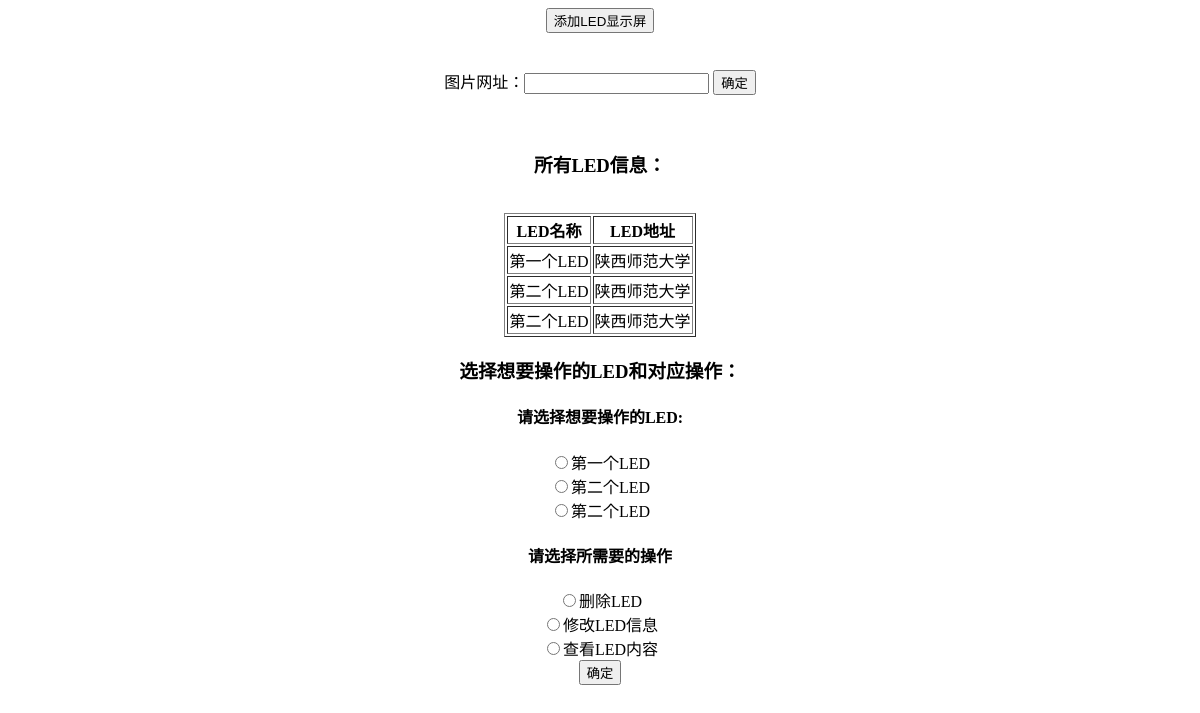
The app's page /led/2/choice/, older data.
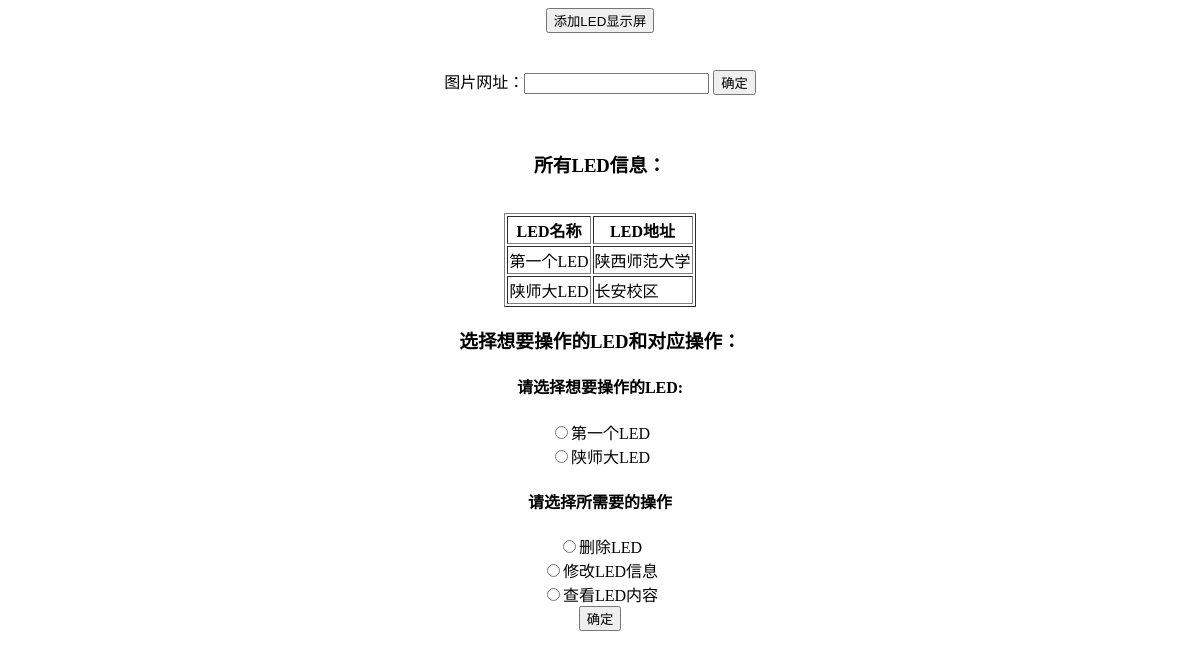
The same page, newer data.
### led/models.py (models this page shows, shortened)
class LedNumber(models.Model):
	custom = models.ForeignKey(Custom,on_delete=models.CASCADE)
	led_text = models.CharField(max_length= 100)	#LED内容
	address_text = models.CharField(max_length = 200,null = True,blank = True) #LED位置信息

### led/views.py (the view)
# urls.py: path('<int:user_id>/choice/',views.choice_page,name='choice'),
def choice_page(request,user_id):
	led_list = Custom.objects.get(pk =user_id)
	context = {
		'led_list' : led_list,
		'user_id':user_id
	}
	return render(request,'led/choice_page.html',context)

### led/templates/led/choice_page.html (shortened to what this page needs)
<!DOCTYPE html>
<html>
<head>
</head>
<body>
	<center>
	<form action="{% url 'led:add_led' user_id %}" method="post">
		<input type="button" value="添加LED显示屏" onclick="submit()">
	</form>
	<br><br>
	<form action="{% url 'led:add_picture' user_id %}" method="post" >
		图片网址：<input type="text" name="pic_url">
		<input type="submit" value="确定">
	</form>
	<br><br>
	<h3>所有LED信息：</h3>
	<table border="1">
		<tr>
			<th>LED名称</th>
			<th>LED地址</th>
		</tr>
		{% for led in led_list.lednumber_set.all %}
		<tr><td>{{led.led_text}}</td><td>{{led.address_text}}</td></tr>
		{% endfor %}
		<br>
	</table>
	<h3>选择想要操作的LED和对应操作：</h3>
	<form action="{% url 'led:led_operation' user_id %}" method="post">
		<h4>请选择想要操作的LED:</h4>
		{% for led in led_list.lednumber_set.all %}
		<input type="radio" name="led_choice" value="{{led.id}}" ><label>{{led.led_text}}</label><br>
		{% endfor %}
		<h4>请选择所需要的操作</h4>
		<input type="radio" name="op" value="d" ><label>删除LED</label><br>
		<input type="radio" name="op" value="u"><label>修改LED信息</label><br>
		<input type="radio" name="op" value="l"><label>查看LED内容</label><br>
	<input type="submit" value="确定">
</form>
</center>
</body>
</html>

Row changes from the older to the newer data that the page shows:
removed LedNumber: led_text "第二个LED", address_text "陕西师范大学"
removed LedNumber: led_text "第二个LED", address_text "陕西师范大学"
added LedNumber: led_text "陕师大LED", address_text "长安校区"
